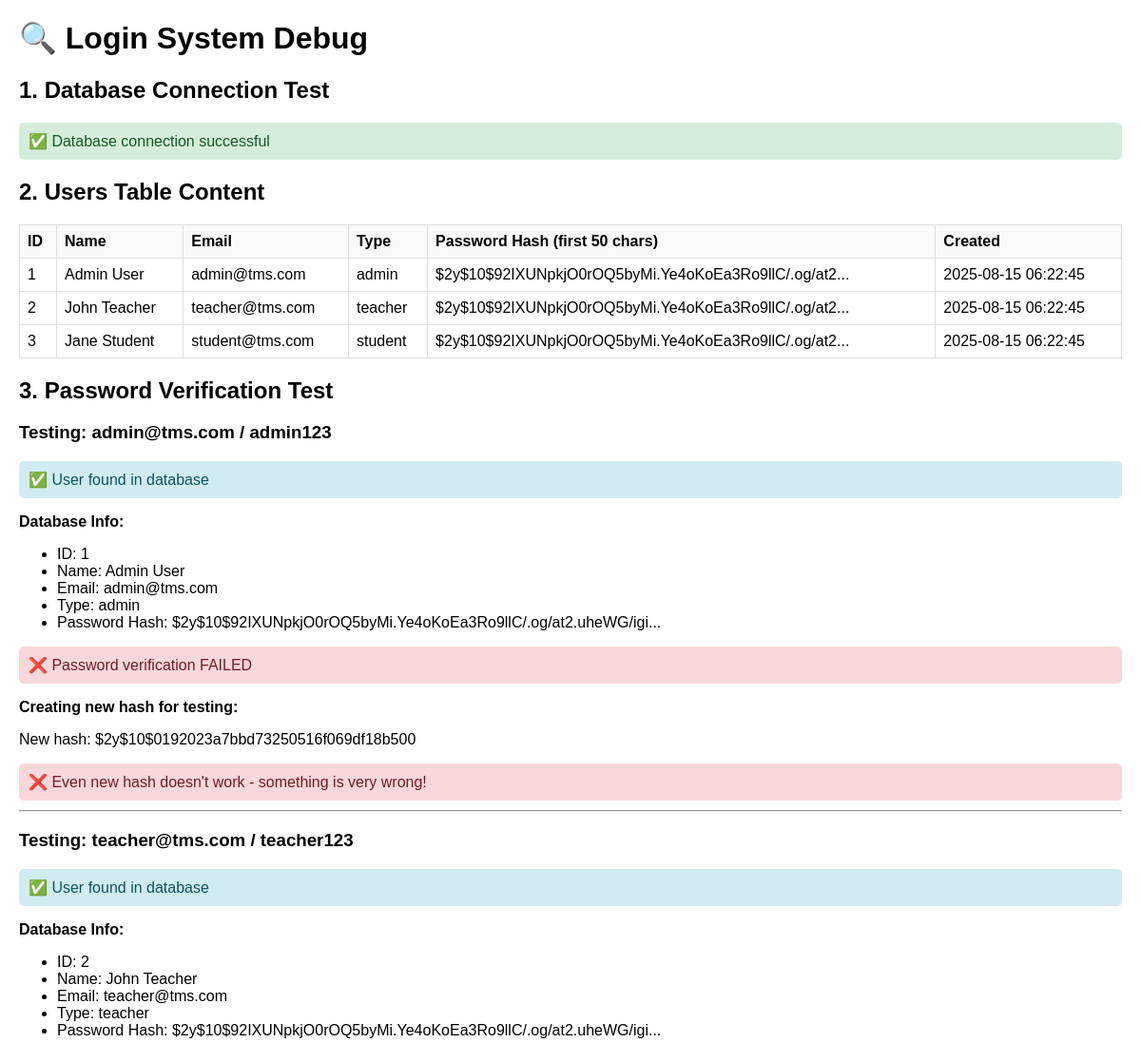
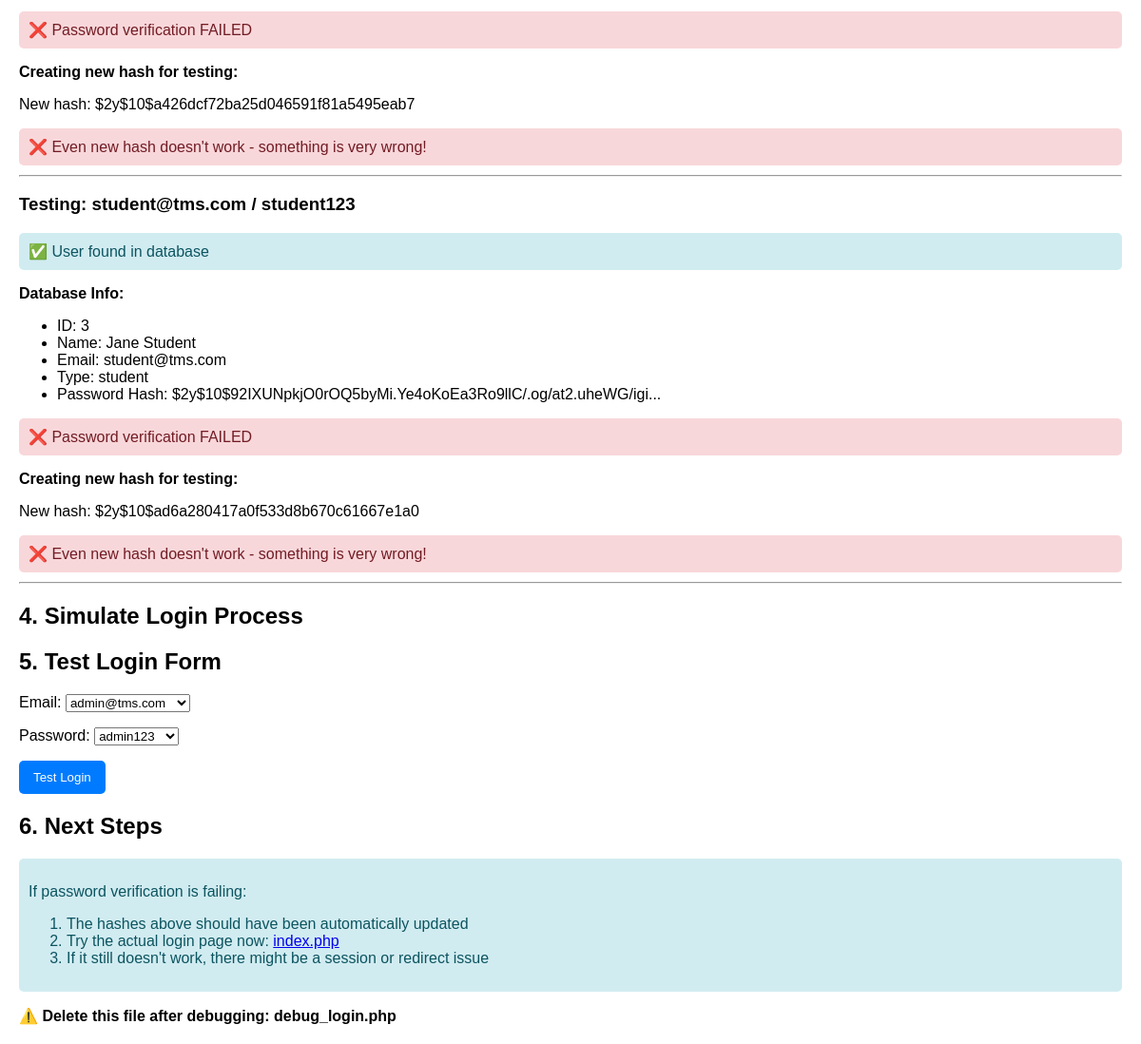
The app's page /debug_login.php with its own data (2 pictures, top to bottom).
### tables this page shows
CREATE TABLE `users` (
  `id` int(11) NOT NULL AUTO_INCREMENT,
  `name` varchar(100) NOT NULL,
  `email` varchar(100) NOT NULL,
  `password` varchar(255) NOT NULL,
  `user_type` enum('admin','teacher','student') NOT NULL,
  `phone` varchar(20) DEFAULT NULL,
  `address` text,
  `created_at` timestamp NULL DEFAULT CURRENT_TIMESTAMP,
  `updated_at` timestamp NULL DEFAULT CURRENT_TIMESTAMP ON UPDATE CURRENT_TIMESTAMP,
  PRIMARY KEY (`id`),
  UNIQUE KEY `email` (`email`)
);

### debug_login.php (the view, shortened to what this page needs)
<?php
require_once 'config/database.php';
echo "<!DOCTYPE html>";
echo "<html><head><title>Login Debug</title>";
echo "</head><body>";
echo "<h1>🔍 Login System Debug</h1>";
echo "<h2>1. Database Connection Test</h2>";
if ($conn) {
    echo "<div class='success'>✅ Database connection successful</div>";
} else {
    echo "<div class='error'>❌ Database connection failed</div>";
    exit();
}
echo "<h2>2. Users Table Content</h2>";
$result = $conn->query("SELECT id, name, email, user_type, password, created_at FROM users ORDER BY id");
if ($result && $result->num_rows > 0) {
    echo "<table>";
    echo "<tr><th>ID</th><th>Name</th><th>Email</th><th>Type</th><th>Password Hash (first 50 chars)</th><th>Created</th></tr>";
    while ($row = $result->fetch_assoc()) {
        echo "<tr>";
        echo "<td>" . $row['id'] . "</td>";
        echo "<td>" . htmlspecialchars($row['name']) . "</td>";
        echo "<td>" . htmlspecialchars($row['email']) . "</td>";
        echo "<td>" . htmlspecialchars($row['user_type']) . "</td>";
        echo "<td>" . htmlspecialchars(substr($row['password'], 0, 50)) . "...</td>";
        echo "<td>" . $row['created_at'] . "</td>";
        echo "</tr>";
    }
    echo "</table>";
} else {
    echo "<div class='error'>❌ No users found in database!</div>";
}
echo "<h2>3. Password Verification Test</h2>";
$test_credentials = [
    ['email' => 'admin@tms.com', 'password' => 'admin123'],
    ['email' => 'teacher@tms.com', 'password' => 'teacher123'],
    ['email' => 'student@tms.com', 'password' => 'student123']
];
foreach ($test_credentials as $cred) {
    echo "<h3>Testing: {$cred['email']} / {$cred['password']}</h3>";
    $sql = "SELECT * FROM users WHERE email = ?";
    $stmt = $conn->prepare($sql);
    $stmt->bind_param("s", $cred['email']);
    $stmt->execute();
    $result = $stmt->get_result();
    if ($result->num_rows == 1) {
        $user = $result->fetch_assoc();
        echo "<div class='info'>✅ User found in database</div>";
        echo "<p><strong>Database Info:</strong></p>";
        echo "<ul>";
        echo "<li>ID: " . $user['id'] . "</li>";
        echo "<li>Name: " . htmlspecialchars($user['name']) . "</li>";
        echo "<li>Email: " . htmlspecialchars($user['email']) . "</li>";
        echo "<li>Type: " . htmlspecialchars($user['user_type']) . "</li>";
        echo "<li>Password Hash: " . htmlspecialchars(substr($user['password'], 0, 60)) . "...</li>";
        echo "</ul>";
        $password_match = password_verify($cred['password'], $user['password']);
        if ($password_match) {
            echo "<div class='success'>✅ Password verification PASSED</div>";
        } else {
            echo "<div class='error'>❌ Password verification FAILED</div>";
            $new_hash = password_hash($cred['password'], PASSWORD_DEFAULT);
            echo "<p><strong>Creating new hash for testing:</strong></p>";
            echo "<p>New hash: " . htmlspecialchars($new_hash) . "</p>";
            $new_test = password_verify($cred['password'], $new_hash);
            if ($new_test) {
                echo "<div class='warning'>⚠️ New hash works! The database hash is corrupted. Will update it now...</div>";
                $update_sql = "UPDATE users SET password = ? WHERE email = ?";
                $update_stmt = $conn->prepare($update_sql);
                $update_stmt->bind_param("ss", $new_hash, $cred['email']);
                if ($update_stmt->execute()) {
                    echo "<div class='success'>✅ Updated database with working hash</div>";
                } else {
                    echo "<div class='error'>❌ Failed to update hash: " . $update_stmt->error . "</div>";
                }
            } else {
                echo "<div class='error'>❌ Even new hash doesn't work - something is very wrong!</div>";
            }
        }
    } else {
        echo "<div class='error'>❌ User not found in database</div>";
    }
    echo "<hr>";
}
echo "<h2>4. Simulate Login Process</h2>";
echo "<h2>5. Test Login Form</h2>";
echo "<form method='POST'>";
echo "<p>";
echo "<label>Email: </label>";
echo "<select name='test_email'>";
echo "<option value='admin@tms.com'>admin@tms.com</option>";
echo "</select>";
echo "</p>";
echo "<p>";
echo "<label>Password: </label>";
echo "<select name='test_password'>";
echo "<option value='admin123'>admin123</option>";
echo "</select>";
echo "</p>";
echo "<button type='submit' style='background: #007bff; color: white; padding: 10px 15px; border: none; border-radius: 5px;'>Test Login</button>";
echo "</form>";
echo "<h2>6. Next Steps</h2>";
echo "<div class='info'>";
echo "<p>If password verification is failing:</p>";
echo "<ol>";
echo "<li>The hashes above should have been automatically updated</li>";
echo "<li>Try the actual login page now: <a href='index.php'>index.php</a></li>";
echo "<li>If it still doesn't work, there might be a session or redirect issue</li>";
echo "</ol>";
echo "</div>";
echo "<p><strong>⚠️ Delete this file after debugging: debug_login.php</strong></p>";
echo "</body></html>";
?>

### debug_login.php (style rules this page uses)
body { font-family:Arial,sans-serif;margin:20px; }
.success { background:#d4edda;color:#155724;padding:10px;border-radius:5px;margin:10px 0; }
.error { background:#f8d7da;color:#721c24;padding:10px;border-radius:5px;margin:10px 0; }
.info { background:#d1ecf1;color:#0c5460;padding:10px;border-radius:5px;margin:10px 0; }
table { border-collapse:collapse;width:100%;margin:10px 0; }
th,td { border:1px solid #ddd;padding:8px;text-align:left; }
th { background:#f8f9fa; }

### records on screen
users: id "1", name "Admin User", email "admin@tms.com", user_type "admin", password "$2y$10$92IXUNpkjO0rOQ5byMi.Ye4oKoEa3Ro9llC/.og/at2", created_at "2025-08-15 06:22:45", password "admin123", password "$2y$10$92IXUNpkjO0rOQ5byMi.Ye4oKoEa3Ro9llC/.og/at2.uheWG/igi", new_hash "$2y$10$0192023a7bbd73250516f069df18b500"
users: id "2", name "John Teacher", email "teacher@tms.com", user_type "teacher", password "$2y$10$92IXUNpkjO0rOQ5byMi.Ye4oKoEa3Ro9llC/.og/at2", created_at "2025-08-15 06:22:45", password "teacher123", password "$2y$10$92IXUNpkjO0rOQ5byMi.Ye4oKoEa3Ro9llC/.og/at2.uheWG/igi", new_hash "$2y$10$a426dcf72ba25d046591f81a5495eab7"
users: id "3", name "Jane Student", email "student@tms.com", user_type "student", password "$2y$10$92IXUNpkjO0rOQ5byMi.Ye4oKoEa3Ro9llC/.og/at2", created_at "2025-08-15 06:22:45", password "student123", password "$2y$10$92IXUNpkjO0rOQ5byMi.Ye4oKoEa3Ro9llC/.og/at2.uheWG/igi", new_hash "$2y$10$ad6a280417a0f533d8b670c61667e1a0"
